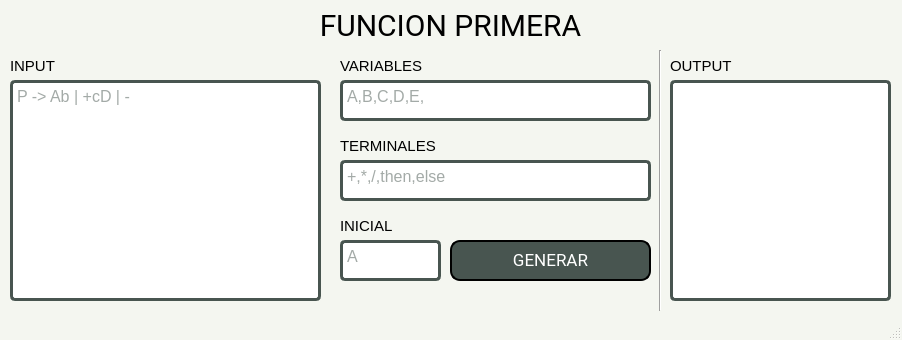
<?xml version="1.0" encoding="UTF-8"?>
<ui version="4.0">
 <class>MainWindow</class>
 <widget class="QMainWindow" name="MainWindow">
  <property name="geometry">
   <rect>
    <x>0</x>
    <y>0</y>
    <width>902</width>
    <height>340</height>
   </rect>
  </property>
  <property name="windowTitle">
   <string>MainWindow</string>
  </property>
  <property name="styleSheet">
   <string notr="true">	/*Cambiamos el color de la ventana*/
	#MainWindow, #centralwidget{
		background-color: #F4F6F0;
	}

	/*Estilos para el botón*/
	QPushButton{
		background-color: white;
		border-radius: 0px;
	    border-width: 2px;
        border-style: solid;
        border-color: #485550;
		color: black;
		font-family: 'Roboto';
		font-size: 17px;
	}

	QPushButton:hover{
		background-color:#C0EB6A;
		cursor: pointer;
		color: black;
	}

		QPushButton{
		background-color: #485550;
		border-radius: 10px;
	    border-width: 2px;
        border-style: solid;
        border-color: black;
		color: white;
		font-family: 'Roboto';
		font-size: 17px;

	}

		#Output{
		background-color: white;
		border-radius: 5px;
	    border-width: 3px;
        border-style: solid;
        border-color: #485550;
		color: #485550;
		font-family: 'Roboto';
		font-size: 17px;
	}


	QPlainTextEdit,QTextEdit{
		background-color: white;
		border-radius: 5px;
	    border-width: 3px;
        border-style: solid;
        border-color: #485550;
		color: #485550;
		font-family: 'Roboto';
		font-size: 16px;
	}
	
		#label{
		
		border-radius: 10px;
	    border-width: 0px;
        border-style: solid;
        border-color: #485550;
		color: black;
		font-family: 'Roboto';
		font-size: 30px;
	}
	</string>
  </property>
  <widget class="QWidget" name="centralwidget">
   <widget class="QPushButton" name="btnGenerar">
    <property name="geometry">
     <rect>
      <x>450</x>
      <y>240</y>
      <width>201</width>
      <height>41</height>
     </rect>
    </property>
    <property name="maximumSize">
     <size>
      <width>300</width>
      <height>16777215</height>
     </size>
    </property>
    <property name="font">
     <font>
      <family>Roboto</family>
      <pointsize>-1</pointsize>
     </font>
    </property>
    <property name="cursor">
     <cursorShape>PointingHandCursor</cursorShape>
    </property>
    <property name="text">
     <string>GENERAR</string>
    </property>
   </widget>
   <widget class="QLabel" name="label">
    <property name="geometry">
     <rect>
      <x>10</x>
      <y>5</y>
      <width>881</width>
      <height>41</height>
     </rect>
    </property>
    <property name="font">
     <font>
      <family>Roboto</family>
      <pointsize>-1</pointsize>
     </font>
    </property>
    <property name="text">
     <string>FUNCION PRIMERA</string>
    </property>
    <property name="alignment">
     <set>Qt::AlignCenter</set>
    </property>
   </widget>
   <widget class="QPlainTextEdit" name="txtInput">
    <property name="geometry">
     <rect>
      <x>10</x>
      <y>80</y>
      <width>311</width>
      <height>221</height>
     </rect>
    </property>
    <property name="placeholderText">
     <string>P -&gt; Ab | +cD | -</string>
    </property>
   </widget>
   <widget class="QLabel" name="label_2">
    <property name="geometry">
     <rect>
      <x>10</x>
      <y>50</y>
      <width>71</width>
      <height>31</height>
     </rect>
    </property>
    <property name="font">
     <font>
      <pointsize>11</pointsize>
     </font>
    </property>
    <property name="text">
     <string>INPUT</string>
    </property>
   </widget>
   <widget class="QLabel" name="label_4">
    <property name="geometry">
     <rect>
      <x>340</x>
      <y>50</y>
      <width>101</width>
      <height>31</height>
     </rect>
    </property>
    <property name="font">
     <font>
      <pointsize>11</pointsize>
     </font>
    </property>
    <property name="text">
     <string>VARIABLES</string>
    </property>
   </widget>
   <widget class="QLabel" name="label_5">
    <property name="geometry">
     <rect>
      <x>340</x>
      <y>130</y>
      <width>141</width>
      <height>31</height>
     </rect>
    </property>
    <property name="font">
     <font>
      <pointsize>11</pointsize>
     </font>
    </property>
    <property name="text">
     <string>TERMINALES</string>
    </property>
   </widget>
   <widget class="QLabel" name="label_6">
    <property name="geometry">
     <rect>
      <x>340</x>
      <y>210</y>
      <width>101</width>
      <height>31</height>
     </rect>
    </property>
    <property name="font">
     <font>
      <pointsize>11</pointsize>
     </font>
    </property>
    <property name="text">
     <string>INICIAL</string>
    </property>
   </widget>
   <widget class="QLabel" name="label_3">
    <property name="geometry">
     <rect>
      <x>670</x>
      <y>50</y>
      <width>71</width>
      <height>31</height>
     </rect>
    </property>
    <property name="font">
     <font>
      <pointsize>11</pointsize>
     </font>
    </property>
    <property name="text">
     <string>OUTPUT</string>
    </property>
   </widget>
   <widget class="QPlainTextEdit" name="txtOutput">
    <property name="geometry">
     <rect>
      <x>670</x>
      <y>80</y>
      <width>221</width>
      <height>221</height>
     </rect>
    </property>
    <property name="font">
     <font>
      <family>Roboto</family>
      <pointsize>-1</pointsize>
     </font>
    </property>
    <property name="plainText">
     <string/>
    </property>
   </widget>
   <widget class="Line" name="line">
    <property name="geometry">
     <rect>
      <x>650</x>
      <y>50</y>
      <width>20</width>
      <height>261</height>
     </rect>
    </property>
    <property name="orientation">
     <enum>Qt::Vertical</enum>
    </property>
   </widget>
   <widget class="QPlainTextEdit" name="txtVariables">
    <property name="geometry">
     <rect>
      <x>340</x>
      <y>80</y>
      <width>311</width>
      <height>41</height>
     </rect>
    </property>
    <property name="placeholderText">
     <string>A,B,C,D,E,</string>
    </property>
   </widget>
   <widget class="QPlainTextEdit" name="txtTerminales">
    <property name="geometry">
     <rect>
      <x>340</x>
      <y>160</y>
      <width>311</width>
      <height>41</height>
     </rect>
    </property>
    <property name="placeholderText">
     <string>+,*,/,then,else</string>
    </property>
   </widget>
   <widget class="QPlainTextEdit" name="txtInicial">
    <property name="geometry">
     <rect>
      <x>340</x>
      <y>240</y>
      <width>101</width>
      <height>41</height>
     </rect>
    </property>
    <property name="placeholderText">
     <string>A</string>
    </property>
   </widget>
  </widget>
  <widget class="QMenuBar" name="menubar">
   <property name="geometry">
    <rect>
     <x>0</x>
     <y>0</y>
     <width>902</width>
     <height>26</height>
    </rect>
   </property>
  </widget>
  <widget class="QStatusBar" name="statusbar"/>
 </widget>
 <resources/>
 <connections/>
</ui>
